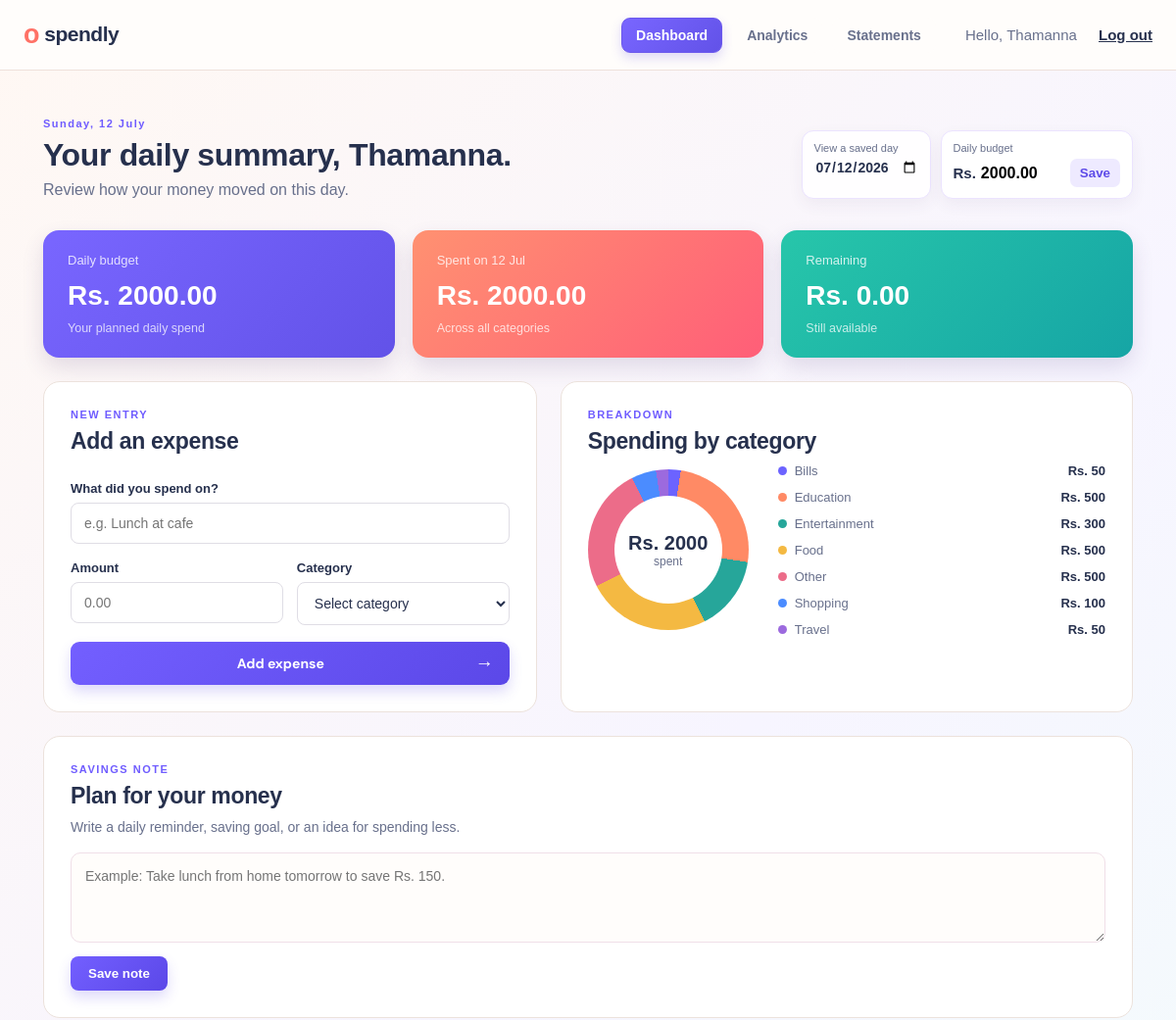
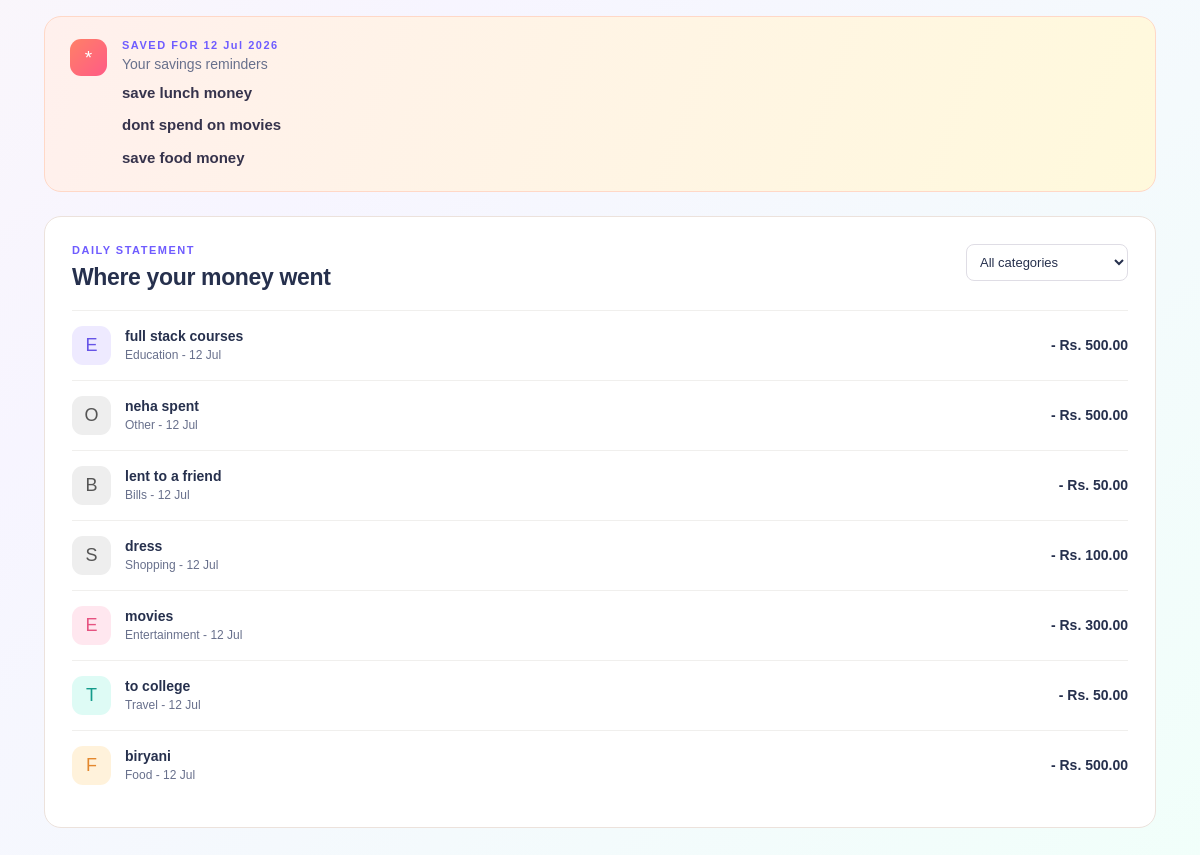
Page /?date=2026-07-12 (signed in) on the committed database (2 pictures, top to bottom).
### planner/models.py (models this page shows, shortened)
class DailyBudget(models.Model):
    user = models.OneToOneField(User, on_delete=models.CASCADE)
    amount = models.DecimalField(max_digits=10, decimal_places=2, default=1000)

class Expense(models.Model):
    class Category(models.TextChoices):
        FOOD = 'food', 'Food'
        TRAVEL = 'travel', 'Travel'
        EDUCATION = 'education', 'Education'
        ENTERTAINMENT = 'entertainment', 'Entertainment'
        SHOPPING = 'shopping', 'Shopping'
        BILLS = 'bills', 'Bills'
        OTHER = 'other', 'Other'
    user = models.ForeignKey(User, on_delete=models.CASCADE, related_name='expenses')
    title = models.CharField(max_length=100)
    amount = models.DecimalField(max_digits=10, decimal_places=2)
    category = models.CharField(max_length=20, choices=Category.choices)
    spent_on = models.DateField()
    created_at = models.DateTimeField(auto_now_add=True)
    class Meta:
        ordering = ['-spent_on', '-created_at']

class DailyNote(models.Model):
    user = models.ForeignKey(User, on_delete=models.CASCADE, related_name='daily_notes')
    note_date = models.DateField()
    content = models.TextField(blank=True, max_length=1000)
    updated_at = models.DateTimeField(auto_now=True)
    class Meta:
        ordering = ['-note_date', '-updated_at']

### planner/views.py (the view, shortened to what this page needs)
# urls.py: 2. Add a URL to urlpatterns:  path('', views.home, name='home')
@login_required(login_url='login')
def home(request):
    today = timezone.localdate()
    budget, _ = DailyBudget.objects.get_or_create(user=request.user)
    selected_date = parse_date(request.GET.get('date', '')) or today
    if selected_date > today:
        selected_date = today
    selected_category = request.GET.get('category', '')
    expenses = Expense.objects.filter(user=request.user, spent_on=selected_date)
    if selected_category in dict(Expense.Category.choices):
        expenses = expenses.filter(category=selected_category)
    spent_today = expenses.aggregate(total=Sum('amount'))['total'] or Decimal('0')
    all_today = Expense.objects.filter(user=request.user, spent_on=selected_date)
    chart_rows = all_today.values('category').annotate(total=Sum('amount')).order_by('category')
    colors = ['#6c63ff', '#ff8a65', '#26a69a', '#f4b942', '#ec6c89', '#4b8cff', '#9c6ade']
    chart_data = [
        {'label': Expense.Category(row['category']).label, 'total': float(row['total']), 'color': colors[index % len(colors)]}
        for index, row in enumerate(chart_rows)
    ]
    total_all = all_today.aggregate(total=Sum('amount'))['total'] or Decimal('0')
    day_notes = DailyNote.objects.filter(user=request.user, note_date=selected_date)
    previous_notes = DailyNote.objects.filter(user=request.user).exclude(
        note_date=selected_date
    ).exclude(content='').order_by('-note_date')[:7]
    return render(request, 'home.html', {
        'budget': budget.amount, 'spent_today': total_all, 'remaining': budget.amount - total_all,
        'expenses': expenses, 'categories': Expense.Category.choices, 'selected_category': selected_category,
        'chart_data': chart_data, 'chart_data_json': json.dumps(chart_data), 'today': today,
        'selected_date': selected_date, 'day_notes': day_notes, 'previous_notes': previous_notes,
    })

### templates/home.html (shortened to what this page needs)
{% load static %}
<!doctype html>
<html lang="en">
<head>
  <link rel="stylesheet" href="{% static 'planner.css' %}">
  <link rel="stylesheet" href="{% static 'notes.css' %}">
  <link rel="stylesheet" href="{% static 'theme.css' %}">
</head>
<body>
  <header class="topbar"><a class="brand" href="{% url 'home' %}"><span>o</span> spendly</a>
    <nav class="main-nav" aria-label="Main navigation"><a class="active" href="{% url 'home' %}">Dashboard</a><a
        href="{% url 'analytics' %}">Analytics</a><a href="{% url 'statements' %}">Statements</a></nav>
    <div class="user">Hello, {{ request.user.username }} <a href="{% url 'logout' %}">Log out</a></div>
  </header>
  <main class="container">
    <section class="hero">
      <div>
        <p class="eyebrow">{{ selected_date|date:"l, d F" }}</p>
        <h1>{% if selected_date == today %}Good day{% else %}Your daily summary{% endif %}, {{ request.user.username }}.
        </h1>
        <p>Review how your money moved on this day.</p>
      </div>
      <div class="hero-actions">
        <form class="date-picker" method="get"><label>View a saved day</label><input type="date" name="date"
            value="{{ selected_date|date:'Y-m-d' }}" max="{{ today|date:'Y-m-d' }}" onchange="this.form.submit()">
        </form>
        <form class="budget-form" method="post">{% csrf_token %}<input type="hidden" name="action"
            value="budget"><label>Daily budget</label>
          <div><span>Rs.</span><input type="number" name="budget_amount" min="0" step="0.01"
              value="{{ budget }}"><button>Save</button></div>
        </form>
      </div>
    </section>
    <section class="summary">
      <article class="card purple">
        <p>Daily budget</p>
        <h2>Rs. {{ budget|floatformat:2 }}</h2><small>Your planned daily spend</small>
      </article>
      <article class="card coral">
        <p>Spent on {{ selected_date|date:"d M" }}</p>
        <h2>Rs. {{ spent_today|floatformat:2 }}</h2><small>Across all categories</small>
      </article>
      <article class="card teal">
        <p>Remaining</p>
        <h2>Rs. {{ remaining|floatformat:2 }}</h2><small>{% if remaining < 0 %}Over your budget{% else %}Still
            available{% endif %}</small>
      </article>
    </section>
    <section class="layout">
      <div class="panel add-panel">
        <div class="panel-heading">
          <div>
            <p class="eyebrow">NEW ENTRY</p>
            <h2>Add an expense</h2>
          </div>
        </div>
        <form method="post" class="expense-form">{% csrf_token %}<input type="hidden" name="action"
            value="expense"><label>What did you spend on?<input name="title" placeholder="e.g. Lunch at cafe" required
              maxlength="100"></label>
          <div class="form-row"><label>Amount<input name="amount" type="number" placeholder="0.00" min="0.01"
                step="0.01" required></label><label>Category<select name="category" required>
                <option value="" selected disabled>Select category</option>
              </select></label></div><button class="primary">Add expense <span>&rarr;</span></button>
        </form>
      </div>
      <div class="panel chart-panel">
        <div class="panel-heading">
          <div>
            <p class="eyebrow">BREAKDOWN</p>
            <h2>Spending by category</h2>
          </div>
        </div>{% if chart_data %}<div class="chart-wrap">
          <div class="donut" id="donut">
            <div><strong>Rs. {{ spent_today|floatformat:0 }}</strong><span>spent</span></div>
          </div>
          <div class="legend">{% for item in chart_data %}<div><i style="background:{{ item.color }}"></i><span>{{ item.label }}</span><b>Rs. {{ item.total|floatformat:0 }}</b></div>{% endfor %}</div>
        </div>{% else %}<div class="empty-chart"><span>o</span>
          <p>Add an expense to see your<br>spending breakdown.</p>
        </div>{% endif %}
      </div>
    </section>
    <section class="panel notes">
      <div class="panel-heading">
        <div>
          <p class="eyebrow">SAVINGS NOTE</p>
          <h2>Plan for your money</h2>
        </div>
      </div>
      <p>Write a daily reminder, saving goal, or an idea for spending less.</p>
      <form method="post">{% csrf_token %}<input type="hidden" name="action" value="note"><textarea name="content"
          maxlength="1000" placeholder="Example: Take lunch from home tomorrow to save Rs. 150."></textarea><button
          class="note-save">Save note</button></form>
    </section>
    {% if day_notes %}<section class="saved-note">
      <div class="saved-note-icon">*</div>
      <div>
        <p class="eyebrow">SAVED FOR {{ selected_date|date:"d M Y" }}</p>
        <p class="saved-note-label">Your savings reminders</p>{% for day_note in day_notes %}<p class="saved-note-text">
          {{ day_note.content|linebreaksbr }}</p>{% endfor %}
      </div>
    </section>{% endif %}
    <section class="panel statement">
      <div class="statement-header">
        <div>
          <p class="eyebrow">DAILY STATEMENT</p>
          <h2>Where your money went</h2>
        </div>
        <form method="get"><input type="hidden" name="date" value="{{ selected_date|date:'Y-m-d' }}"><select
            name="category" onchange="this.form.submit()">
            <option value="">All categories</option>
          </select></form>
      </div>{% if expenses %}<div class="expense-list">{% for expense in expenses %}<article>
          <div class="expense-icon {{ expense.category }}">{{ expense.get_category_display|slice:":1" }}</div>
          <div class="expense-name">
            <h3>{{ expense.title }}</h3>
            <p>{{ expense.get_category_display }} - {{ expense.spent_on|date:"d M" }}</p>
          </div><strong>- Rs. {{ expense.amount|floatformat:2 }}</strong>
        </article>{% endfor %}</div>{% else %}<div class="no-expenses">No expenses {% if selected_category %}in this
        category {% endif %}on this date.</div>{% endif %}
    </section>
  </main>
</body>
</html>

### static/notes.css (style rules this page uses)
.hero-actions { display:flex;gap:10px;align-items:stretch }
.date-picker { background:#fff;border:1px solid var(--line);padding:11px 12px;border-radius:12px;box-shadow:0 5px 14px rgba(31,28,60,.03) }
.date-picker label { display:block;font-size:11px;color:var(--muted);margin-bottom:5px }
.date-picker input { border:0;font:600 14px 'DM Sans';color:var(--ink);outline:0;background:transparent }
.notes { margin-bottom:18px }
.notes>p { margin:10px 0 18px;color:var(--muted);font-size:14px;font-weight:400 }
.notes textarea { width:100%;min-height:92px;resize:vertical;border:1px solid #dfdde5;border-radius:10px;padding:13px 14px;color:var(--ink);font:14px 'DM Sans';line-height:1.5;outline-color:var(--purple);background:#fcfcff }
.note-save { margin-top:11px;border:0;border-radius:8px;padding:10px 18px;color:#fff;background:var(--purple);font-weight:700;cursor:pointer }
.saved-note { display:flex;gap:15px;margin:0 0 24px;padding:22px 25px;background:linear-gradient(110deg,#f0efff,#fbfaff);border:1px solid #dedbff;border-radius:17px }
.saved-note-icon { width:37px;height:37px;flex:0 0 auto;border-radius:11px;display:grid;place-items:center;background:var(--purple);color:#fff;font-size:19px }
.saved-note .eyebrow { margin-bottom:5px }
.saved-note-label { margin:0;color:var(--muted);font-size:14px;font-weight:400 }
.saved-note-text { margin:9px 0 0;color:#36384d;line-height:1.55;font-weight:700 }

### static/theme.css (style rules this page uses)
:root { --ink:#26304d;--muted:#68708c;--paper:#fff8f3;--line:#ece2dc;--purple:#6f5cff;--coral:#ff7166;--teal:#18ae9a }
body,.budget-form input,.date-picker input,.expense-form input,.expense-form select,.auth-form input,.statement-header select,.notes textarea { font-family:Arial,Helvetica,sans-serif }
body { background:linear-gradient(135deg,#fff8f3 0%,#f7f5ff 48%,#f1fffa 100%) }
.topbar { background:#fffdfb;border-bottom-color:#eee1db }
.brand { font-family:Arial,Helvetica,sans-serif;letter-spacing:-.5px }
.brand span { color:#ff7166 }
.hero h1,h1,.panel h2,.saved-note h2 { font-family:Arial,Helvetica,sans-serif;font-weight:700;letter-spacing:-.35px }
.hero h1,h1 { font-size:32px }
.purple { background:linear-gradient(135deg,#7966ff,#6252e8) }
.coral { background:linear-gradient(135deg,#ff9171,#ff5e78) }
.teal { background:linear-gradient(135deg,#27c6aa,#16a5a5) }
.card { box-shadow:0 10px 22px rgba(69,50,116,.14) }
.budget-form,.date-picker { border-color:#ebe3ff;box-shadow:0 6px 16px rgba(63,45,104,.06) }
.budget-form button { background:#eeeaff;color:#5e4be8 }
.primary,.note-save { background:linear-gradient(135deg,#735fff,#5b48e8);box-shadow:0 7px 14px rgba(91,72,232,.2) }
.date-picker { background:#fffeff }
.notes textarea { background:#fffdfb;border-color:#f0dfe8 }
.saved-note { background:linear-gradient(110deg,#fff0ed,#fff9dc);border-color:#ffd8c7 }
.saved-note-icon { background:linear-gradient(135deg,#ff8067,#ff5b86) }
.saved-note-text { color:#36334c }
.expense-icon.food { background:#fff2db;color:#e3882e }
.expense-icon.travel { background:#defbf5;color:#159b8b }
.expense-icon.education { background:#eeeaff;color:#6654e7 }
.expense-icon.entertainment { background:#ffe7ef;color:#e65381 }

### rows in the picture
DailyBudget: budget_amount "2000.00", amount "2000.00"
Expense: label "Bills", total "50", category "B", title "lent to a friend", category "Bills", spent_on "12 Jul", amount "50.00"
Expense: label "Education", total "500", category "E", title "full stack courses", category "Education", spent_on "12 Jul", amount "500.00"
Expense: label "Entertainment", total "300", category "E", title "movies", category "Entertainment", spent_on "12 Jul", amount "300.00"
Expense: label "Food", total "500", category "F", title "biryani", category "Food", spent_on "12 Jul", amount "500.00"
Expense: label "Other", total "500", category "O", title "neha spent", category "Other", spent_on "12 Jul", amount "500.00"
Expense: label "Shopping", total "100", category "S", title "dress", category "Shopping", spent_on "12 Jul", amount "100.00"
Expense: label "Travel", total "50", category "T", title "to college", category "Travel", spent_on "12 Jul", amount "50.00"
DailyNote: content "save lunch money"
DailyNote: content "dont spend on movies"
DailyNote: content "save food money"

### other values in the picture
{{ request.user.username }} "Thamanna"
{{ selected_date|date:"l, d F" }} "Sunday, 12 July"
{{ selected_date|date:"d M" }} "12 Jul"
{{ spent_today|floatformat:2 }} "2000.00"
{{ remaining|floatformat:2 }} "0.00"
{{ spent_today|floatformat:0 }} "2000"
{{ selected_date|date:"d M Y" }} "12 Jul 2026"
